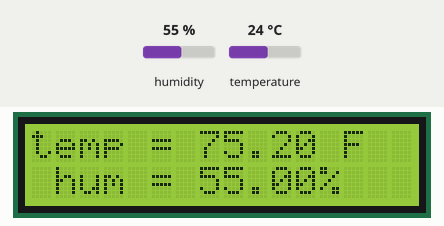
The sketch below on a simulated Arduino Uno, built with avr-gcc and run on an emulated ATmega328P. Parts: 16×2 character LCD. The inputs (shaded band) are chosen by the test bench; at power-on: humidity 55 %, temperature 24 °C. Storage starts empty; what the sketch prints to the serial monitor is not drawn.

Above: at 1.2 s.
1.3 s: humidity set to 22 %
At 2.8 s:
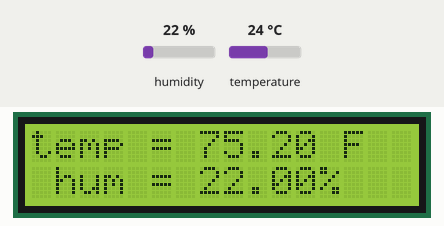
4.2 s: temperature set to 41 °C
At 5.3 s:
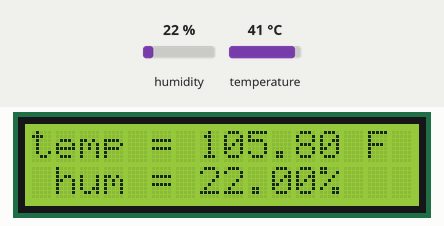
7.1 s: humidity set to 40 %
At 9.4 s:
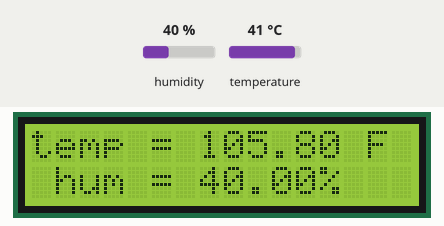
10.4 s: temperature set to 12 °C
At 12.0 s:
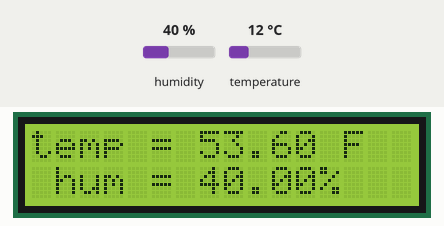
Timing chart, 0 to 13.5 s (numbered marks = the images above; inputs shaded):
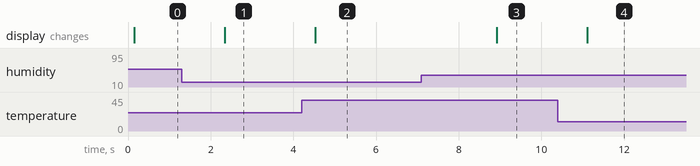

Measured:
- after the input at 1.3 s, the display: changes after 1.0 s (image 1)
- after the input at 4.2 s, the display: changes after 0.33 s (image 2)
- after the input at 7.1 s, the display: changes after 1.8 s (image 3)
- after the input at 10.4 s, the display: changes after 0.71 s (image 4)

The sketch:

SDcard.ino
```cpp
#include <SPI.h>
#include <SD.h>

int chip_select = 10;

#include <DHT.h>
#include <LiquidCrystal_I2C.h>

DHT dht(6, DHT11);
LiquidCrystal_I2C lcd(0x27, 16, 2);

float temp, hum;
String x,y,z = "";


void setup() {
  // put your setup code here, to run once:
  pinMode(6, OUTPUT);

  Serial.begin(9600);
  dht.begin();

  if (!SD.begin(chip_select)) {
    Serial.println("SD Card Error!");
    while(1);
  }
  Serial.println("SD Card Initialised!");
  lcd.init();
  lcd.backlight();
}
// csv file
// comma separated value
/*
25, 67;
25.1, 65;
*/

void loop() {
  // put your main code here, to run repeatedly:
  File data = SD.open("climate.csv", FILE_WRITE);
  if (data) {
    z = String(temp) + "," + String(hum);
    data.println(z);
    data.close();
  }
  else {
    Serial.println("File open error!");

    delay(2000);
  }


  lcd.clear();
  lcd.setCursor(0,0);

  if (digitalRead(6) == HIGH) {
    temp = dht.readTemperature();
    x = "temp = " + String(temp) + " C";
  } else {
    temp = dht.readTemperature(true);
    x = "temp = " + String(temp) + " F";
  }

  hum = dht.readHumidity();

  y = " hum = " + String(hum) + "%";

  Serial.println(x);
  Serial.println(y);
  lcd.print(x);

  lcd.setCursor(0,1);
  lcd.print(y);

  delay(500);

}
```
